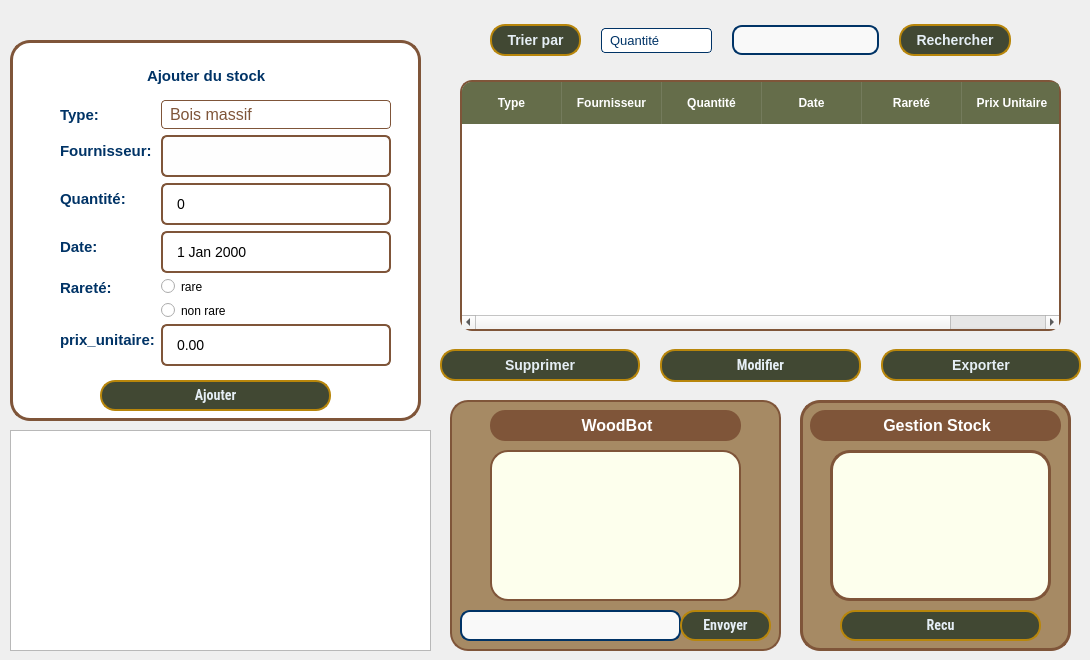
    <widget class="QWidget" name="GestionStockPage">
     <widget class="QGraphicsView" name="graphicsView_3">
      <property name="geometry">
       <rect>
        <x>10</x>
        <y>430</y>
        <width>421</width>
        <height>221</height>
       </rect>
      </property>
      <property name="styleSheet">
       <string notr="true"/>
      </property>
     </widget>
     <widget class="QFrame" name="frame_22">
      <property name="geometry">
       <rect>
        <x>800</x>
        <y>400</y>
        <width>271</width>
        <height>251</height>
       </rect>
      </property>
      <property name="styleSheet">
       <string notr="true">QFrame {
	color: rgb(0, 51, 102);
    border: 3px solid #7F5539;   /* Bleu roi (Royal Blue) */
    border-radius: 20px;
    font-family: &quot;Roboto Condensed&quot;;
    background-color: #A68A64;
}
QLabel {
 border: 3px solid white; 
    font-weight: 500;   /* un peu plus épais que normal */
    font-size: 15px;
}</string>
      </property>
      <property name="frameShape">
       <enum>QFrame::Shape::StyledPanel</enum>
      </property>
      <property name="frameShadow">
       <enum>QFrame::Shadow::Raised</enum>
      </property>
      <widget class="QLabel" name="Recommendations_5">
       <property name="geometry">
        <rect>
         <x>10</x>
         <y>10</y>
         <width>251</width>
         <height>31</height>
        </rect>
       </property>
       <property name="styleSheet">
        <string notr="true">QLabel {
    background-color: #7F5539;
    color: #003366;
    font-family: &quot;Roboto Condensed&quot;;
    font-size: 13px;
    border: none;
    border-radius: 15px;   /* half of the label height for pill shape */
    padding: 4px 12px;     /* vertical / horizontal padding */
    font-weight: bold;
}
</string>
       </property>
       <property name="text">
        <string>&lt;html&gt;&lt;head/&gt;&lt;body&gt;&lt;p align=&quot;center&quot;&gt;&lt;span style=&quot; font-size:12pt; color:#ffffff;&quot;&gt;Gestion Stock&lt;/span&gt;&lt;/p&gt;&lt;/body&gt;&lt;/html&gt;</string>
       </property>
      </widget>
      <widget class="QLabel" name="Calcul_13">
       <property name="geometry">
        <rect>
         <x>30</x>
         <y>50</y>
         <width>221</width>
         <height>151</height>
        </rect>
       </property>
       <property name="styleSheet">
        <string notr="true">background-color: rgb(253, 255, 237);
border-color: rgb(127, 85, 57);</string>
       </property>
       <property name="text">
        <string/>
       </property>
      </widget>
      <widget class="QPushButton" name="BtnAjouter_28">
       <property name="geometry">
        <rect>
         <x>40</x>
         <y>210</y>
         <width>201</width>
         <height>31</height>
        </rect>
       </property>
       <property name="font">
        <font>
         <family>Roboto Condensed</family>
         <pointsize>-1</pointsize>
         <bold>true</bold>
        </font>
       </property>
       <property name="styleSheet">
        <string notr="true">QPushButton {
    background-color: #414833;   /* Or brillant */
    color: #E5EEF5;
    font-weight: bold;
    font-size: 14px;
    border-radius: 15px;
    padding: 6px 15px;
    font-family: &quot;Roboto Condensed&quot;;
    border: 2px solid #b8860b;   /* Or foncé */
}

QPushButton:hover {
          background-color: #656D4A;
          border: 2px solid #656D4A;
}
</string>
       </property>
       <property name="text">
        <string>Recu</string>
       </property>
      </widget>
     </widget>
     <widget class="QFrame" name="frame_23">
      <property name="geometry">
       <rect>
        <x>450</x>
        <y>400</y>
        <width>331</width>
        <height>251</height>
       </rect>
      </property>
      <property name="styleSheet">
       <string notr="true">QFrame {
    background-color: #A68A64;  /* même bleu que ton QHeaderView */
    border: 2px solid #7F5539;  /* optionnel : tu peux ajuster la bordure */
    border-radius: 18px;         /* optionnel : coins arrondis */
}


</string>
      </property>
      <property name="frameShape">
       <enum>QFrame::Shape::StyledPanel</enum>
      </property>
      <property name="frameShadow">
       <enum>QFrame::Shadow::Raised</enum>
      </property>
      <widget class="QLabel" name="ctBottitle_15">
       <property name="geometry">
        <rect>
         <x>40</x>
         <y>10</y>
         <width>251</width>
         <height>31</height>
        </rect>
       </property>
       <property name="styleSheet">
        <string notr="true">QLabel {
    background-color: #7F5539;
    color: #003366;
    font-family: &quot;Roboto Condensed&quot;;
    font-size: 13px;
    border: none;
    border-radius: 15px;   /* half of the label height for pill shape */
    padding: 4px 12px;     /* vertical / horizontal padding */
    font-weight: bold;
}
</string>
       </property>
       <property name="text">
        <string>&lt;html&gt;&lt;head/&gt;&lt;body&gt;&lt;p align=&quot;center&quot;&gt;&lt;span style=&quot; font-size:12pt; color:#ffffff;&quot;&gt;WoodBot&lt;/span&gt;&lt;/p&gt;&lt;/body&gt;&lt;/html&gt;</string>
       </property>
      </widget>
      <widget class="QLineEdit" name="lineEdit_5">
       <property name="geometry">
        <rect>
         <x>10</x>
         <y>210</y>
         <width>221</width>
         <height>31</height>
        </rect>
       </property>
       <property name="styleSheet">
        <string notr="true">QLineEdit {
    border: 2px solid #003366;   /* Gris doux */
    border-radius: 10px;
    padding: 4px 8px;
    background: #f9f9f9;         /* Fond légèrement gris clair */
    selection-background-color: #d4af37;  /* Sélection en doré, petit rappel chic */
    font-size: 14px;
}
QLineEdit:focus {
    border: 2px solid #4169E1;   /* Gris un peu plus foncé quand focus */
    background: #ffffff;
}
</string>
       </property>
      </widget>
      <widget class="QPushButton" name="BtnAjouter_26">
       <property name="geometry">
        <rect>
         <x>230</x>
         <y>210</y>
         <width>91</width>
         <height>31</height>
        </rect>
       </property>
       <property name="font">
        <font>
         <family>Roboto Condensed</family>
         <pointsize>-1</pointsize>
         <bold>true</bold>
        </font>
       </property>
       <property name="styleSheet">
        <string notr="true">QPushButton {
    background-color: #414833;   /* Or brillant */
    color: #E5EEF5;
    font-weight: bold;
    font-size: 14px;
    border-radius: 15px;
    padding: 6px 15px;
    font-family: &quot;Roboto Condensed&quot;;
    border: 2px solid #b8860b;   /* Or foncé */
}

QPushButton:hover {
          background-color: #656D4A;
          border: 2px solid #656D4A;
}
</string>
       </property>
       <property name="text">
        <string>Envoyer</string>
       </property>
      </widget>
      <widget class="QFrame" name="frame_5">
       <property name="geometry">
        <rect>
         <x>40</x>
         <y>50</y>
         <width>251</width>
         <height>151</height>
        </rect>
       </property>
       <property name="styleSheet">
        <string notr="true">background-color: rgb(253, 255, 237);</string>
       </property>
       <property name="frameShape">
        <enum>QFrame::Shape::StyledPanel</enum>
       </property>
       <property name="frameShadow">
        <enum>QFrame::Shadow::Raised</enum>
       </property>
      </widget>
     </widget>
     <widget class="QFrame" name="frame_24">
      <property name="geometry">
       <rect>
        <x>10</x>
        <y>40</y>
        <width>411</width>
        <height>381</height>
       </rect>
      </property>
      <property name="styleSheet">
       <string notr="true">QFrame {
	color: rgb(0, 51, 102);
    border: 3px solid #7F5539;   /* Bleu roi (Royal Blue) */
    border-radius: 20px;
    font-family: &quot;Roboto Condensed&quot;;
    background-color: white;
}
QLabel {
 border: 3px solid white; 
    font-weight: 500;   /* un peu plus épais que normal */
    font-size: 15px;
}</string>
      </property>
      <property name="frameShape">
       <enum>QFrame::Shape::StyledPanel</enum>
      </property>
      <property name="frameShadow">
       <enum>QFrame::Shadow::Raised</enum>
      </property>
      <widget class="QPushButton" name="BtnAjouter_27">
       <property name="geometry">
        <rect>
         <x>90</x>
         <y>340</y>
         <width>231</width>
         <height>31</height>
        </rect>
       </property>
       <property name="font">
        <font>
         <family>Roboto Condensed</family>
         <pointsize>-1</pointsize>
         <bold>true</bold>
        </font>
       </property>
       <property name="styleSheet">
        <string notr="true">QPushButton {
    background-color: #414833;   /* Or brillant */
    color: #E5EEF5;
    font-weight: bold;
    font-size: 14px;
    border-radius: 15px;
    padding: 6px 15px;
    font-family: &quot;Roboto Condensed&quot;;
    border: 2px solid #b8860b;   /* Or foncé */
}

QPushButton:hover {
          background-color: #656D4A;
          border: 2px solid #656D4A;
}
</string>
       </property>
       <property name="text">
        <string>Ajouter</string>
       </property>
      </widget>
      <widget class="QWidget" name="formWidget" native="true">
       <property name="geometry">
        <rect>
         <x>50</x>
         <y>60</y>
         <width>331</width>
         <height>271</height>
        </rect>
       </property>
       <property name="styleSheet">
        <string notr="true">background-color:#fff;
border:0px solid;</string>
       </property>
       <layout class="QFormLayout" name="formLayout_7">
        <item row="0" column="0">
         <widget class="QLabel" name="LType_15">
          <property name="styleSheet">
           <string notr="true">font: 600 11pt &quot;Ubuntu Sans&quot;;</string>
          </property>
          <property name="text">
           <string>Type:</string>
          </property>
         </widget>
        </item>
        <item row="0" column="1">
         <widget class="QComboBox" name="type_6">
          <property name="styleSheet">
           <string notr="true">/* COMBO — clean, simple, lisible */
QComboBox {
    background: #ffffff;
    color: #7F5539;
    font-family: &quot;Roboto Condensed&quot;;
    font-size: 16px;
    border: 1px solid #7F5539;
    border-radius: 4px;        /* petit arrondi discret */
    padding: 3px 8px;
    padding-right: 28px;       /* espace pour la flèche native */
}

/* garde la flèche native, bouton à droite transparent (pas de bloc moche) */
QComboBox::drop-down {
    border: none;
    background: transparent;
    width: 22px;
}

/* liste déroulante */
QComboBox QAbstractItemView {
    background: #ffffff;
    color: #003366;
    border: 1px solid #003366;
    selection-background-color: #E5EEF5;
    selection-color: #003366;
    outline: none;
}
</string>
          </property>
          <item>
           <property name="text">
            <string>Bois massif</string>
           </property>
          </item>
          <item>
           <property name="text">
            <string>MDF</string>
           </property>
          </item>
          <item>
           <property name="text">
            <string>Vis</string>
           </property>
          </item>
          <item>
           <property name="text">
            <string>Vernis</string>
           </property>
          </item>
          <item>
           <property name="text">
            <string>Colle à bois</string>
           </property>
          </item>
          <item>
           <property name="text">
            <string>Poignée</string>
           </property>
          </item>
         </widget>
        </item>
        <item row="1" column="0">
         <widget class="QLabel" name="LAdresse_16">
          <property name="styleSheet">
           <string notr="true">font: 600 11pt &quot;Ubuntu Sans&quot;;</string>
          </property>
          <property name="text">
           <string>Fournisseur:</string>
          </property>
         </widget>
        </item>
        <item row="1" column="1">
         <widget class="QLineEdit" name="adresse_5">
          <property name="styleSheet">
           <string notr="true">
          QLineEdit {
           border: 2px solid #7F5539;
           border-radius: 6px;
           padding: 10px 12px;
           font-size: 14px;
           background-color: #FEFEFE;
          }
          QLineEdit:focus {
           border: 2px solid #414833;
          }
         </string>
          </property>
         </widget>
        </item>
        <item row="2" column="0">
         <widget class="QLabel" name="LEffectif_14">
          <property name="styleSheet">
           <string notr="true">font: 600 11pt &quot;Ubuntu Sans&quot;;</string>
          </property>
          <property name="text">
           <string>Quantité:</string>
          </property>
         </widget>
        </item>
        <item row="2" column="1">
         <widget class="QSpinBox" name="spinBox_10">
          <property name="styleSheet">
           <string notr="true">
          QSpinBox {
           border: 2px solid #7F5539;
           border-radius: 6px;
           padding: 10px 12px;
           font-size: 14px;
           background-color: transparent;
          }
         
</string>
          </property>
         </widget>
        </item>
        <item row="3" column="0">
         <widget class="QLabel" name="label_13">
          <property name="styleSheet">
           <string notr="true">font: 600 11pt &quot;Ubuntu Sans&quot;;</string>
          </property>
          <property name="text">
           <string>Date:</string>
          </property>
         </widget>
        </item>
        <item row="3" column="1">
         <widget class="QDateEdit" name="dateEdit_14">
          <property name="styleSheet">
           <string notr="true">
          QDateEdit {
           border: 2px solid #7F5539;
           border-radius: 6px;
           padding: 10px 12px;
           font-size: 14px;
           background-color: transparent;
          }
         </string>
          </property>
         </widget>
        </item>
        <item row="4" column="0">
         <widget class="QLabel" name="label_14">
          <property name="styleSheet">
           <string notr="true">font: 600 11pt &quot;Ubuntu Sans&quot;;</string>
          </property>
          <property name="text">
           <string>Rareté:</string>
          </property>
         </widget>
        </item>
        <item row="4" column="1">
         <widget class="QRadioButton" name="radioButton_17">
          <property name="text">
           <string>rare</string>
          </property>
         </widget>
        </item>
        <item row="5" column="1">
         <widget class="QRadioButton" name="radioButton_18">
          <property name="text">
           <string>non rare</string>
          </property>
         </widget>
        </item>
        <item row="6" column="1">
         <widget class="QDoubleSpinBox" name="doubleSpinBox_12">
          <property name="styleSheet">
           <string notr="true">
          QDoubleSpinBox {
           border: 2px solid #7F5539;
           border-radius: 6px;
           padding: 10px 12px;
           font-size: 14px;
           background-color: transparent;
          }
         </string>
          </property>
         </widget>
        </item>
        <item row="6" column="0">
         <widget class="QLabel" name="label_15">
          <property name="styleSheet">
           <string notr="true">font: 600 11pt &quot;Ubuntu Sans&quot;;</string>
          </property>
          <property name="text">
           <string>prix_unitaire:</string>
          </property>
         </widget>
        </item>
       </layout>
      </widget>
      <widget class="QLabel" name="LType_16">
       <property name="geometry">
        <rect>
         <x>130</x>
         <y>20</y>
         <width>171</width>
         <height>31</height>
        </rect>
       </property>
       <property name="styleSheet">
        <string notr="true">font: 600 11pt &quot;Ubuntu Sans&quot;;</string>
       </property>
       <property name="text">
        <string>Ajouter du stock</string>
       </property>
      </widget>
     </widget>
     <widget class="QWidget" name="widget_4" native="true">
      <property name="geometry">
       <rect>
        <x>440</x>
        <y>340</y>
        <width>641</width>
        <height>51</height>
       </rect>
      </property>
      <property name="styleSheet">
       <string notr="true">border:0px solid;</string>
      </property>
      <layout class="QHBoxLayout" name="horizontalLayout_Header_3">
       <property name="spacing">
        <number>20</number>
       </property>
       <item>
        <widget class="QPushButton" name="BtnSupprimer_7">
         <property name="styleSheet">
          <string notr="true">QPushButton {
    background-color: #414833;   /* Or brillant */
    color: #E5EEF5;
    font-weight: bold;
    font-size: 14px;
    border-radius: 15px;
    padding: 6px 15px;
    font-family: &quot;Roboto Condensed&quot;;
    border: 2px solid #b8860b;   /* Or foncé */
}

QPushButton:hover {
          background-color: #656D4A;
          border: 2px solid #656D4A;
}
</string>
         </property>
         <property name="text">
          <string>Supprimer</string>
         </property>
        </widget>
       </item>
       <item>
        <widget class="QPushButton" name="BtnModifier_5">
         <property name="font">
          <font>
           <family>Roboto Condensed</family>
           <pointsize>-1</pointsize>
           <bold>true</bold>
          </font>
         </property>
         <property name="styleSheet">
          <string notr="true">QPushButton {
    background-color: #414833;   /* Or brillant */
    color: #E5EEF5;
    font-weight: bold;
    font-size: 14px;
    border-radius: 15px;
    padding: 6px 15px;
    font-family: &quot;Roboto Condensed&quot;;
    border: 2px solid #b8860b;   /* Or foncé */
}

QPushButton:hover {
          background-color: #656D4A;
          border: 2px solid #656D4A;
}
</string>
         </property>
         <property name="text">
          <string>Modifier</string>
         </property>
        </widget>
       </item>
       <item>
        <widget class="QPushButton" name="exporter_7">
         <property name="styleSheet">
          <string notr="true">QPushButton {
    background-color: #414833;   /* Or brillant */
    color: #E5EEF5;
    font-weight: bold;
    font-size: 14px;
    border-radius: 15px;
    padding: 6px 15px;
    font-family: &quot;Roboto Condensed&quot;;
    border: 2px solid #b8860b;   /* Or foncé */
}

QPushButton:hover {
          background-color: #656D4A;
          border: 2px solid #656D4A;
}
</string>
         </property>
         <property name="text">
          <string>Exporter</string>
         </property>
        </widget>
       </item>
      </layout>
     </widget>
     <widget class="QWidget" name="widget_7" native="true">
      <property name="geometry">
       <rect>
        <x>490</x>
        <y>10</y>
        <width>521</width>
        <height>61</height>
       </rect>
      </property>
      <property name="styleSheet">
       <string notr="true">border:0px solid;</string>
      </property>
      <layout class="QHBoxLayout" name="horizontalLayout_Header_4">
       <property name="spacing">
        <number>20</number>
       </property>
       <item>
        <widget class="QPushButton" name="BtnTrier_4">
         <property name="styleSheet">
          <string notr="true">QPushButton {
    background-color: #414833;   /* Or brillant */
    color: #E5EEF5;
    font-weight: bold;
    font-size: 14px;
    border-radius: 15px;
    padding: 6px 15px;
    font-family: &quot;Roboto Condensed&quot;;
    border: 2px solid #b8860b;   /* Or foncé */
}

QPushButton:hover {
          background-color: #656D4A;
          border: 2px solid #656D4A;
}
</string>
         </property>
         <property name="text">
          <string>Trier par</string>
         </property>
        </widget>
       </item>
       <item>
        <widget class="QComboBox" name="ComboTri_3">
         <property name="styleSheet">
          <string notr="true">/* COMBO — clean, simple, lisible */
QComboBox {
    background: #ffffff;
    color: #003366;
    font-family: &quot;Roboto Condensed&quot;;
    font-size: 13px;
    border: 1px solid #003366;
    border-radius: 4px;        /* petit arrondi discret */
    padding: 3px 8px;
    padding-right: 28px;       /* espace pour la flèche native */
}

/* garde la flèche native, bouton à droite transparent (pas de bloc moche) */
QComboBox::drop-down {
    border: none;
    background: transparent;
    width: 22px;
}

/* liste déroulante */
QComboBox QAbstractItemView {
    background: #ffffff;
    color: #003366;
    border: 1px solid #003366;
    selection-background-color: #E5EEF5;
    selection-color: #003366;
    outline: none;
}
</string>
         </property>
         <item>
          <property name="text">
           <string>Quantité</string>
          </property>
         </item>
         <item>
          <property name="text">
           <string>Type</string>
          </property>
         </item>
        </widget>
       </item>
       <item>
        <widget class="QLineEdit" name="lineEdit_6">
         <property name="styleSheet">
          <string notr="true">QLineEdit {
    border: 2px solid #003366;   /* Gris doux */
    border-radius: 10px;
    padding: 4px 8px;
    background: #f9f9f9;         /* Fond légèrement gris clair */
    selection-background-color: #d4af37;  /* Sélection en doré, petit rappel chic */
    font-size: 14px;
}
QLineEdit:focus {
    border: 2px solid #4169E1;   /* Gris un peu plus foncé quand focus */
    background: #ffffff;
}
</string>
         </property>
        </widget>
       </item>
       <item>
        <widget class="QPushButton" name="rechercher_6">
         <property name="styleSheet">
          <string notr="true">QPushButton {
    background-color: #414833;   /* Or brillant */
    color: #E5EEF5;
    font-weight: bold;
    font-size: 14px;
    border-radius: 15px;
    padding: 6px 15px;
    font-family: &quot;Roboto Condensed&quot;;
    border: 2px solid #b8860b;   /* Or foncé */
}

QPushButton:hover {
          background-color: #656D4A;
          border: 2px solid #656D4A;
}
</string>
         </property>
         <property name="text">
          <string>Rechercher</string>
         </property>
        </widget>
       </item>
      </layout>
     </widget>
     <widget class="QTableWidget" name="tableWidget_4">
      <property name="geometry">
       <rect>
        <x>460</x>
        <y>80</y>
        <width>601</width>
        <height>251</height>
       </rect>
      </property>
      <property name="styleSheet">
       <string notr="true">/* The main table container */
QTableWidget {
    background-color: #FFFFFF;
    border: 2px solid #7F5539;
    border-radius: 12px; /* Increased for a smoother look */
    gridline-color: #F0F0F0; /* Lighter gridlines for modern feel */
    outline: 0; /* Removes the dotted line when clicking a cell */
}

/* Fix: Rounding the top corners of the header to match the table */
QHeaderView {
    background-color: transparent;
    border-top-left-radius: 10px;
    border-top-right-radius: 10px;
}

QHeaderView::section {
    background-color: #656D4A;
    color: #FFFFFF;
    font-weight: 600;
    font-size: 12px;
    padding: 10px 5px; /* Reduced padding to prevent text from touching edges */
    border: none;
    border-right: 1px solid rgba(255, 255, 255, 0.1); /* Subtle divider */
}

/* Remove the border from the very last header section */
QHeaderView::section:last {
    border-right: none;
}

/* Table Item Styling */
QTableWidget::item {
    padding: 10px;
    color: #333333;
    border-bottom: 1px solid #F0F0F0;
}

/* Highlight row on hover */
QTableWidget::item:hover {
    background-color: #FDFCFB;
}

/* Style for selected rows */
QTableWidget::item:selected {
    background-color: #EDE7E3;
    color: #7F5539;
}

/* Ensure the header container itself is rounded at the top */
QHeaderView {
    background-color: transparent;
    border-top-left-radius: 10px;
    border-top-right-radius: 10px;
}

/* Round the first and last sections specifically */
QHeaderView::section:horizontal:first {
    border-top-left-radius: 8px;
}

QHeaderView::section:horizontal:last {
    border-top-right-radius: 8px;
    border-right: none;
}
QHeaderView {
    background-color: #656D4A; /* Same as your section color */
}
/* This styles the entire header bar background */
QHeaderView {
    background-color: #656D4A; /* Matches your green sections */
    border: none;
    border-top-left-radius: 10px;
    border-top-right-radius: 10px;
}

/* This styles the individual column boxes */
QHeaderView::section {
    background-color: #656D4A;
    color: #FFFFFF;
    padding: 12px;
    border: none;
    /* Use a very subtle divider so it looks like one solid bar */
    border-right: 1px solid rgba(255, 255, 255, 0.1); 
}

/* Specific fix for the 'weird' corner clipping */
QHeaderView::section:horizontal:first {
    border-top-left-radius: 10px;
}

QHeaderView::section:horizontal:last {
    border-top-right-radius: 10px;
    border-right: none;
}</string>
      </property>
      <column>
       <property name="text">
        <string>Type</string>
       </property>
      </column>
      <column>
       <property name="text">
        <string>Fournisseur</string>
       </property>
      </column>
      <column>
       <property name="text">
        <string>Quantité</string>
       </property>
      </column>
      <column>
       <property name="text">
        <string>Date</string>
       </property>
      </column>
      <column>
       <property name="text">
        <string>Rareté</string>
       </property>
      </column>
      <column>
       <property name="text">
        <string>Prix Unitaire</string>
       </property>
      </column>
     </widget>
    </widget>
